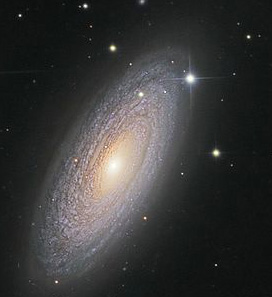
%> input picture 实验代码1-7/LAB7/基于水平集的Matlab方法/galaxy.jpg, 272 x 297 px
$ octave practice7.m   (GNU Octave 9; MATLAB toolbox functions it lacks are replaced by stand-ins)
%> lines starting %> are read from the running program, lines starting %| are printed output that depends on the picture; in (x1, y1, x2, y2) boxes, pixels count from 0 and x2, y2 are one past the last pixel; in counts of white or black regions, pixels touching at a corner belong together; the program's own positions count from 1
clc;clear all;close all;

Img = imread('galaxy.jpg');
%> Img is the input picture: size 297x272x3 uint8; mean R, G, B 56.3, 56.2, 55.6
%galaxy.jpg
%fin1.bmp

Img = Img(:,:,1);
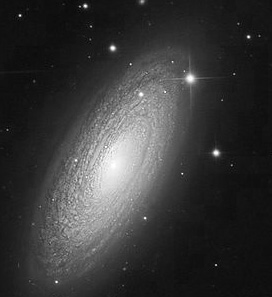
%> Img: size 297x272 uint8; min 0, max 255, mean 56.3
Img = double(Img);
%> Img: size 297x272 double
% [4 lines of commented-out code are left out]
[row,col] = size(Img);
%> row = 297; col = 272
phi = ones(row,col);
phi(10:row-10,10:col-10) = -1;
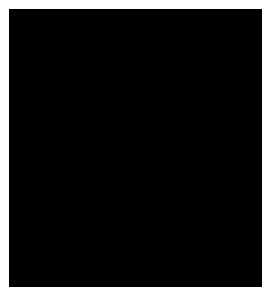
%> phi: size 297x272 double; values -1 (black) and 1 (white), 12.9% white; 1 white region, box (x1, y1, x2, y2) and area: (0, 0, 272, 297) 10450
u = - phi;
[c, h] = contour(u, [0 0], 'r');
%> h = -39.77
title('Initial contour');
% hold off;

sigma = 1;
G = fspecial('gaussian', 5, sigma);

delt = 1;
Iter = 100;
mu = 25;%this parameter needs to be tuned according to the images

for n = 1:Iter
    [ux, uy] = gradient(u);

    c1 = sum(sum(Img.*(u<0)))/(sum(sum(u<0)));% we use the standard Heaviside function which yields similar results to regularized one.
    c2 = sum(sum(Img.*(u>=0)))/(sum(sum(u>=0)));

    spf = Img - (c1 + c2)/2;
    spf = spf/(max(abs(spf(:))));

    u = u + delt*(mu*spf.*sqrt(ux.^2 + uy.^2));

    if mod(n,10)==0
    imagesc(Img,[0 255]); colormap(gray);hold on;
    [c, h] = contour(u, [0 0], 'r');
    iterNum = [num2str(n), 'iterations'];
    title(iterNum);
    pause(0.02);
    end
    u = (u >= 0) - ( u< 0);% the selective step.
    u = conv2(u, G, 'same');
end
%> this loop made 100 passes
%> (c1, c2, h) on passes 10, 20, 30, 40, 50, 60: (20.97, 68.42, -35.28), (21.75, 79.32, -49.06), (23.52, 93.54, -64.93), (26.17, 110.8, -81.59), (29.33, 127.8, -101.3), (31.52, 137.3, -123.2)
%> (c1, c2) on passes 1 to 6: (22.95, 61.23), (22.61, 61.79), (22.07, 62.5), (21.61, 63.26), (21.36, 64.04), (21.19, 64.86)
%> pass 1, `u = u + delt*(mu*spf.*sqrt(ux.^2 + uy.^2));`:
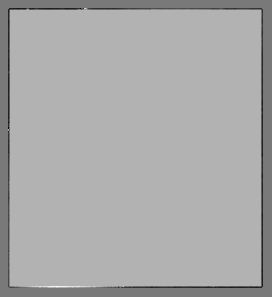
%> u: size 297x272 double; min -5.24, max 3.69, mean 0.684; drawn with min black and max white
%> pass 1, `u = (u >= 0) - ( u< 0);`:
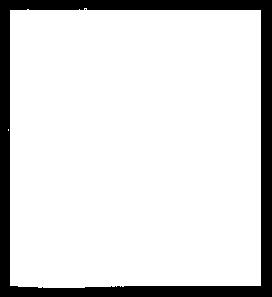
%> u: size 297x272 double; values -1 (black) and 1 (white), 85.9% white; 2 black regions (1 under 20 px), largest, box (x1, y1, x2, y2) and area: (0, 0, 272, 297) 11351
%> after the loop:
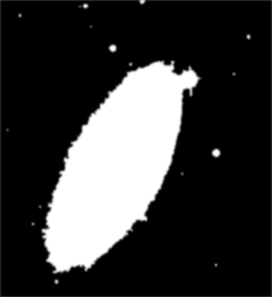
%> u: size 297x272 double; min -1, max 1, mean -0.557; drawn with min black and max white
%> after the loop, c = 1206 columns, first 8: [0 140.8 140.3 140.5 141 141.7 142 143; 13 1 2 3 3.42 4 4.26 4.04]; h = -205.3; iterNum = '100iterations'
imagesc(Img,[0 255]);colormap(gray);hold on;
%> after `colormap(gray)`:
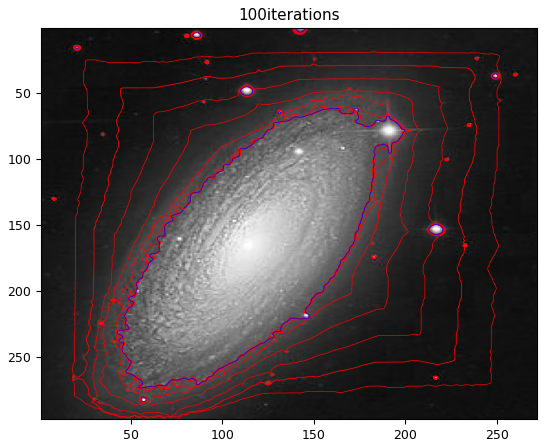
%> figure redrawn from the program's plot data
[c, h] = contour(u, [0 0], 'b');
%> c = 992 columns, first 8: [0 140.5 140.5 140.8 141 141.8 142 143; 13 1 2 3 3.28 4 4.13 4.14]; h = -225
